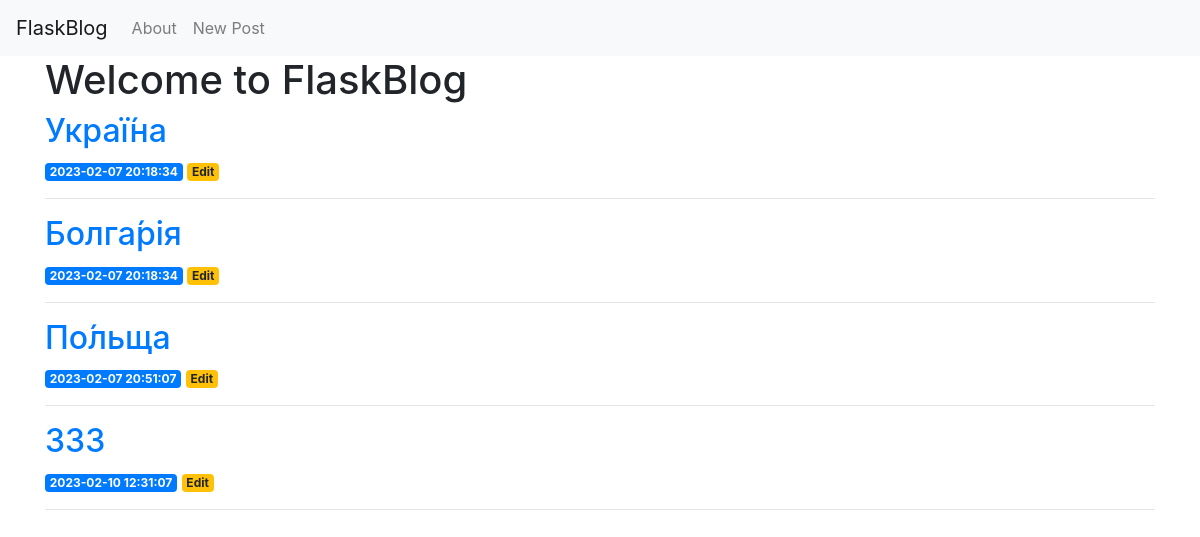
The page / on the database its author committed.
### app.py (models this page shows)
class Post(db.Model):
    __tablename__ = 'posts'
    id = db.Column(db.Integer, primary_key=True, autoincrement=True)
    created = db.Column(db.TIMESTAMP, nullable=False, server_default=db.func.now())
    title = db.Column(db.String, nullable=False)
    content = db.Column(db.String, nullable=False)

### app.py (the view)
@app.route('/')
def index():
    posts = Post.query.all()
    return render_template('index.html', posts=posts)

### templates/index.html
{% extends 'base.html' %}
{% block content %}
    <h1>{% block title %} Welcome to FlaskBlog {% endblock %}</h1>
    {% for post in posts %}
        <a href="{{ url_for('post', post_id=post['id']) }}">
            <h2>{{ post['title'] }}</h2>
        </a>
        <span class="badge badge-primary">{{ post['created'] }}</span>
        <a href="{{ url_for('edit', id=post['id']) }}">
            <span class="badge badge-warning">Edit</span>
        </a>
        <hr>
    {% endfor %}
{% endblock %}

### templates/base.html (shortened to what this page needs)
<!doctype html>
<html lang="en">
  <head>
    <link rel="stylesheet" href="https://stackpath.bootstrapcdn.com/bootstrap/4.3.1/css/bootstrap.min.css">
  </head>
  <body>
<nav class="navbar navbar-expand-md navbar-light bg-light">
    <a class="navbar-brand" href="{{ url_for('index')}}">FlaskBlog</a>
    <div class="collapse navbar-collapse" id="navbarNav">
        <ul class="navbar-nav">
        <li class="nav-item">
            <a class="nav-link" href="#">About</a>
        </li>
        <li class="nav-item">
            <a class="nav-link" href="{{url_for('create')}}">New Post</a>
        </li>
        </ul>
    </div>
</nav>
<div class="container">
    {% block content %} {% endblock %}
</div>
  </body>
</html>

### rows shown on the page
Post: title "Украї́на", created "2023-02-07 20:18:34"
Post: title "Болга́рія", created "2023-02-07 20:18:34"
Post: title "По́льща", created "2023-02-07 20:51:07"
Post: title "333", created "2023-02-10 12:31:07"
